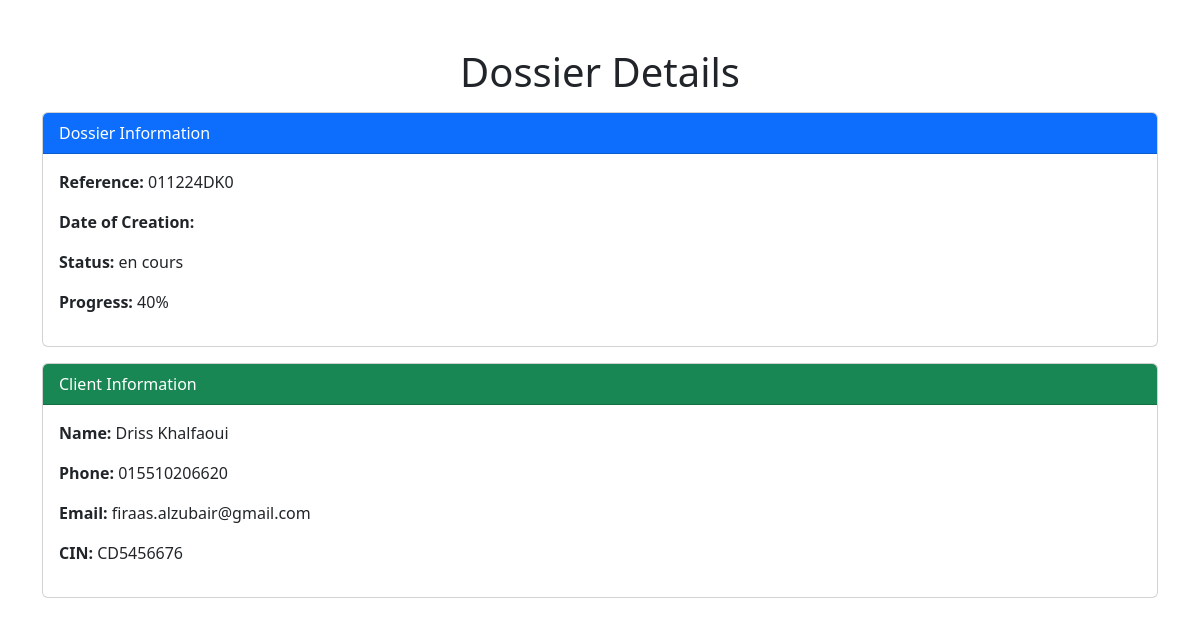
/Views/view_doc.php?id=55, run on the app's committed database.
### tables this page shows
CREATE TABLE `dossiers` (
  `id_dossier` int(11) NOT NULL,
  `reference` varchar(50) NOT NULL,
  `date_expertise` date NOT NULL,
  `date_accident` date DEFAULT NULL,
  `statut` varchar(25) NOT NULL DEFAULT 'en cours',
  `progress` int(25) NOT NULL,
  `date_derniere_consultation` timestamp NULL DEFAULT NULL,
  `id_agent` int(11) NOT NULL,
  `lettre_annulation` varchar(50) NOT NULL,
  `charts` varchar(11) NOT NULL
);

CREATE TABLE `clintes` (
  `first_name` varchar(25) NOT NULL,
  `last_name` varchar(25) NOT NULL,
  `phone` varchar(25) NOT NULL,
  `email` varchar(50) NOT NULL,
  `CIN` varchar(25) NOT NULL,
  `IMG_CIN` varchar(50) NOT NULL,
  `CG` varchar(25) NOT NULL,
  `IMG_GC` varchar(50) NOT NULL,
  `IMG_CIN_VERSO` varchar(50) NOT NULL,
  `IMG_GC_VERSO` varchar(50) NOT NULL,
  `agent_assurance` varchar(25) NOT NULL,
  `IMG_VIN` varchar(50) NOT NULL,
  `IMG_VIN_VERSO` varchar(50) NOT NULL,
  `reference_dos` varchar(50) NOT NULL,
  `id_client` int(11) NOT NULL
);

### Views/view_doc.php (the view, shortened to what this page needs)
<?php
include '../Config/config.php';
$id_dossier = $_GET['id'];
$dossier_query = "SELECT * FROM dossiers WHERE id_dossier = $id_dossier";
$dossier_result = mysqli_query($conn, $dossier_query);
$dossier = mysqli_fetch_assoc($dossier_result);
$client_query = "SELECT * FROM clintes WHERE reference_dos = '{$dossier['reference']}'";
$client_result = mysqli_query($conn, $client_query);
$client = mysqli_fetch_assoc($client_result);
?>
<!DOCTYPE html>
<html lang="en">
<head>
    <link rel="stylesheet" href="https://cdn.jsdelivr.net/npm/bootstrap@5.3.0/dist/css/bootstrap.min.css">
</head>
<body>
<div class="container mt-5">
    <h1 class="text-center">Dossier Details</h1>
    <div class="card mt-3">
        <div class="card-header bg-primary text-white">Dossier Information</div>
        <div class="card-body">
            <p><strong>Reference:</strong> <?php echo htmlspecialchars($dossier['reference']); ?></p>
            <p><strong>Date of Creation:</strong> <?php echo htmlspecialchars($dossier['date_creation']); ?></p>
            <p><strong>Status:</strong> <?php echo htmlspecialchars($dossier['statut']); ?></p>
            <p><strong>Progress:</strong> <?php echo htmlspecialchars($dossier['progress']); ?>%</p>
        </div>
    </div>
    <?php if ($client): ?>
        <div class="card mt-3">
            <div class="card-header bg-success text-white">Client Information</div>
            <div class="card-body">
                <p><strong>Name:</strong> <?php echo htmlspecialchars($client['first_name'] . ' ' . $client['last_name']); ?></p>
                <p><strong>Phone:</strong> <?php echo htmlspecialchars($client['phone']); ?></p>
                <p><strong>Email:</strong> <?php echo htmlspecialchars($client['email']); ?></p>
                <p><strong>CIN:</strong> <?php echo htmlspecialchars($client['CIN']); ?></p>
            </div>
        </div>
    <?php endif; ?>
</div>
</body>
</html>

### data on the page
dossiers: reference "011224DK0", statut "en cours", progress "40"
clintes: first_name+last_name "Driss Khalfaoui", phone "015510206620", email "firaas.alzubair@gmail.com", CIN "CD5456676"
